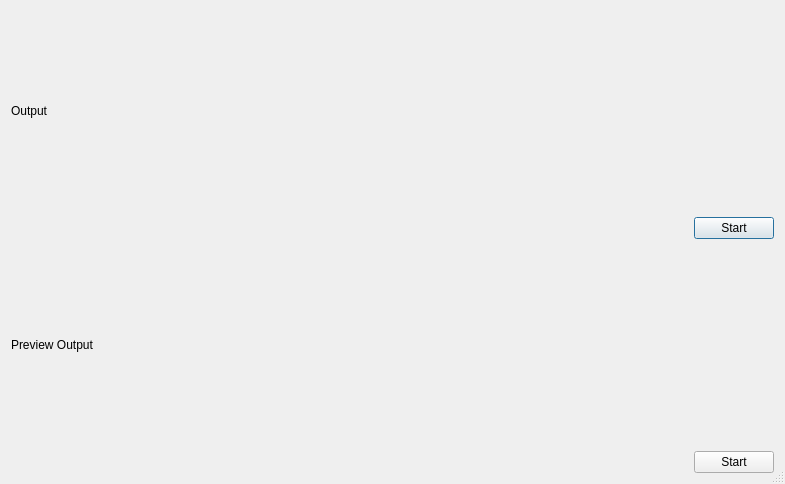
<?xml version="1.0" encoding="UTF-8"?>
<ui version="4.0">
 <class>Output</class>
 <widget class="QDialog" name="Output">
  <property name="geometry">
   <rect>
    <x>0</x>
    <y>0</y>
    <width>785</width>
    <height>484</height>
   </rect>
  </property>
  <property name="sizePolicy">
   <sizepolicy hsizetype="Expanding" vsizetype="Expanding">
    <horstretch>0</horstretch>
    <verstretch>0</verstretch>
   </sizepolicy>
  </property>
  <property name="windowTitle">
   <string>Decklink Output (Clifton Marien's Unofficial Bugfix)</string>
  </property>
  <property name="sizeGripEnabled">
   <bool>true</bool>
  </property>
  <property name="modal">
   <bool>false</bool>
  </property>
  <layout class="QVBoxLayout" name="verticalLayout">
   <property name="sizeConstraint">
    <enum>QLayout::SetDefaultConstraint</enum>
   </property>
   <item>
    <widget class="QLabel" name="label">
     <property name="text">
      <string>Output</string>
     </property>
    </widget>
   </item>
   <item>
    <layout class="QVBoxLayout" name="propertiesLayout"/>
   </item>
   <item>
    <layout class="QHBoxLayout" name="horizontalLayout">
     <property name="spacing">
      <number>6</number>
     </property>
     <item>
      <spacer name="horizontalSpacer">
       <property name="orientation">
        <enum>Qt::Horizontal</enum>
       </property>
       <property name="sizeHint" stdset="0">
        <size>
         <width>40</width>
         <height>20</height>
        </size>
       </property>
      </spacer>
     </item>
     <item>
      <widget class="QPushButton" name="outputButton">
       <property name="text">
        <string>Start</string>
       </property>
       <property name="checkable">
        <bool>true</bool>
       </property>
      </widget>
     </item>
    </layout>
   </item>
   <item>
    <widget class="QLabel" name="label_2">
     <property name="text">
      <string>Preview Output</string>
     </property>
    </widget>
   </item>
   <item>
    <layout class="QVBoxLayout" name="previewPropertiesLayout"/>
   </item>
   <item>
    <layout class="QHBoxLayout" name="horizontalLayout_2">
     <item>
      <spacer name="horizontalSpacer_2">
       <property name="orientation">
        <enum>Qt::Horizontal</enum>
       </property>
       <property name="sizeHint" stdset="0">
        <size>
         <width>40</width>
         <height>20</height>
        </size>
       </property>
      </spacer>
     </item>
     <item>
      <widget class="QPushButton" name="previewOutputButton">
       <property name="text">
        <string>Start</string>
       </property>
       <property name="checkable">
        <bool>true</bool>
       </property>
      </widget>
     </item>
    </layout>
   </item>
  </layout>
 </widget>
 <resources/>
 <connections/>
</ui>
